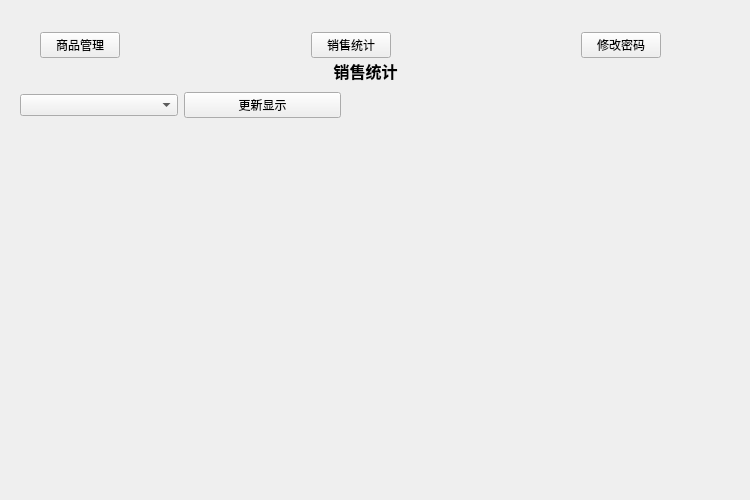
<?xml version="1.0" encoding="UTF-8"?>
<ui version="4.0">
 <class>Widget</class>
 <widget class="QWidget" name="Widget">
  <property name="geometry">
   <rect>
    <x>0</x>
    <y>0</y>
    <width>750</width>
    <height>500</height>
   </rect>
  </property>
  <property name="windowTitle">
   <string>数据管理系统</string>
  </property>
  <widget class="QStackedWidget" name="stackedWidget">
   <property name="geometry">
    <rect>
     <x>20</x>
     <y>60</y>
     <width>700</width>
     <height>410</height>
    </rect>
   </property>
   <property name="currentIndex">
    <number>1</number>
   </property>
   <widget class="QWidget" name="managePage">
    <widget class="QLabel" name="label">
     <property name="geometry">
      <rect>
       <x>20</x>
       <y>10</y>
       <width>651</width>
       <height>31</height>
      </rect>
     </property>
     <property name="font">
      <font>
       <pointsize>12</pointsize>
      </font>
     </property>
     <property name="frameShape">
      <enum>QFrame::StyledPanel</enum>
     </property>
     <property name="text">
      <string>商品管理</string>
     </property>
     <property name="alignment">
      <set>Qt::AlignCenter</set>
     </property>
    </widget>
    <widget class="QListWidget" name="dailyList">
     <property name="geometry">
      <rect>
       <x>410</x>
       <y>50</y>
       <width>281</width>
       <height>341</height>
      </rect>
     </property>
    </widget>
    <widget class="QToolBox" name="toolBox">
     <property name="geometry">
      <rect>
       <x>12</x>
       <y>52</y>
       <width>361</width>
       <height>341</height>
      </rect>
     </property>
     <property name="frameShape">
      <enum>QFrame::WinPanel</enum>
     </property>
     <property name="currentIndex">
      <number>0</number>
     </property>
     <widget class="QWidget" name="page">
      <property name="geometry">
       <rect>
        <x>0</x>
        <y>0</y>
        <width>357</width>
        <height>232</height>
       </rect>
      </property>
      <attribute name="label">
       <string>出售商品</string>
      </attribute>
      <widget class="QWidget" name="layoutWidget">
       <property name="geometry">
        <rect>
         <x>30</x>
         <y>190</y>
         <width>291</width>
         <height>31</height>
        </rect>
       </property>
       <layout class="QHBoxLayout" name="horizontalLayout_2">
        <item>
         <widget class="QPushButton" name="sellOkBtn">
          <property name="text">
           <string>确  定</string>
          </property>
         </widget>
        </item>
        <item>
         <spacer name="horizontalSpacer_3">
          <property name="orientation">
           <enum>Qt::Horizontal</enum>
          </property>
          <property name="sizeHint" stdset="0">
           <size>
            <width>40</width>
            <height>20</height>
           </size>
          </property>
         </spacer>
        </item>
        <item>
         <widget class="QPushButton" name="sellCancelBtn">
          <property name="text">
           <string>取  消</string>
          </property>
         </widget>
        </item>
       </layout>
      </widget>
      <widget class="QWidget" name="layoutWidget">
       <property name="geometry">
        <rect>
         <x>10</x>
         <y>10</y>
         <width>331</width>
         <height>168</height>
        </rect>
       </property>
       <layout class="QGridLayout" name="gridLayout">
        <item row="0" column="0">
         <widget class="QLabel" name="label_2">
          <property name="text">
           <string>类型：</string>
          </property>
          <property name="buddy">
           <cstring>sellTypeComboBox</cstring>
          </property>
         </widget>
        </item>
        <item row="0" column="1" colspan="3">
         <widget class="QComboBox" name="sellTypeComboBox"/>
        </item>
        <item row="1" column="0">
         <widget class="QLabel" name="label_3">
          <property name="text">
           <string>品牌：</string>
          </property>
          <property name="buddy">
           <cstring>sellBrandComboBox</cstring>
          </property>
         </widget>
        </item>
        <item row="1" column="1" colspan="3">
         <widget class="QComboBox" name="sellBrandComboBox"/>
        </item>
        <item row="2" column="0">
         <widget class="QLabel" name="label_4">
          <property name="text">
           <string>单价：</string>
          </property>
          <property name="buddy">
           <cstring>sellPriceLineEdit</cstring>
          </property>
         </widget>
        </item>
        <item row="2" column="1" colspan="2">
         <widget class="QLineEdit" name="sellPriceLineEdit"/>
        </item>
        <item row="2" column="3">
         <widget class="QLabel" name="label_8">
          <property name="text">
           <string>元</string>
          </property>
         </widget>
        </item>
        <item row="3" column="0">
         <widget class="QLabel" name="label_5">
          <property name="text">
           <string>数量：</string>
          </property>
          <property name="buddy">
           <cstring>sellNumSpinBox</cstring>
          </property>
         </widget>
        </item>
        <item row="3" column="1">
         <widget class="QSpinBox" name="sellNumSpinBox"/>
        </item>
        <item row="3" column="2" colspan="2">
         <widget class="QLabel" name="sellLastNumLabel">
          <property name="text">
           <string>剩余数量：000</string>
          </property>
         </widget>
        </item>
        <item row="4" column="0">
         <widget class="QLabel" name="label_6">
          <property name="text">
           <string>金额：</string>
          </property>
          <property name="buddy">
           <cstring>sellSumLineEdit</cstring>
          </property>
         </widget>
        </item>
        <item row="4" column="1" colspan="2">
         <widget class="QLineEdit" name="sellSumLineEdit"/>
        </item>
        <item row="4" column="3">
         <widget class="QLabel" name="label_9">
          <property name="text">
           <string>元</string>
          </property>
         </widget>
        </item>
       </layout>
      </widget>
     </widget>
     <widget class="QWidget" name="page_3">
      <property name="geometry">
       <rect>
        <x>0</x>
        <y>0</y>
        <width>100</width>
        <height>30</height>
       </rect>
      </property>
      <attribute name="label">
       <string>新商品入库</string>
      </attribute>
      <widget class="QWidget" name="layoutWidget">
       <property name="geometry">
        <rect>
         <x>20</x>
         <y>160</y>
         <width>281</width>
         <height>31</height>
        </rect>
       </property>
       <layout class="QGridLayout" name="gridLayout_3">
        <item row="0" column="0">
         <widget class="QPushButton" name="sellOkBtn_new">
          <property name="text">
           <string>确  定</string>
          </property>
         </widget>
        </item>
        <item row="0" column="1">
         <spacer name="horizontalSpacer_11">
          <property name="orientation">
           <enum>Qt::Horizontal</enum>
          </property>
          <property name="sizeHint" stdset="0">
           <size>
            <width>40</width>
            <height>20</height>
           </size>
          </property>
         </spacer>
        </item>
        <item row="0" column="2">
         <widget class="QPushButton" name="sellCancelBtn_new">
          <property name="text">
           <string>取  消</string>
          </property>
         </widget>
        </item>
       </layout>
      </widget>
      <widget class="QWidget" name="layoutWidget">
       <property name="geometry">
        <rect>
         <x>12</x>
         <y>12</y>
         <width>320</width>
         <height>132</height>
        </rect>
       </property>
       <layout class="QGridLayout" name="gridLayout_7">
        <item row="0" column="0">
         <widget class="QLabel" name="label_14">
          <property name="text">
           <string>增加类型：</string>
          </property>
          <property name="buddy">
           <cstring>sellTypeComboBox</cstring>
          </property>
         </widget>
        </item>
        <item row="0" column="1" colspan="2">
         <widget class="QLineEdit" name="sellTypeLineEdit_new"/>
        </item>
        <item row="0" column="3">
         <widget class="QLabel" name="incTipLabel_type">
          <property name="text">
           <string>*不能为空</string>
          </property>
         </widget>
        </item>
        <item row="1" column="0">
         <widget class="QLabel" name="label_15">
          <property name="text">
           <string>增加品牌：</string>
          </property>
          <property name="buddy">
           <cstring>sellBrandComboBox</cstring>
          </property>
         </widget>
        </item>
        <item row="1" column="1" colspan="2">
         <widget class="QLineEdit" name="sellbrandLineEdit_new"/>
        </item>
        <item row="1" column="3">
         <widget class="QLabel" name="incTipLabel_brand">
          <property name="text">
           <string>*不能为空</string>
          </property>
         </widget>
        </item>
        <item row="2" column="0">
         <widget class="QLabel" name="label_16">
          <property name="text">
           <string>单价：</string>
          </property>
          <property name="buddy">
           <cstring>sellPriceLineEdit</cstring>
          </property>
         </widget>
        </item>
        <item row="2" column="1" colspan="2">
         <widget class="QLineEdit" name="sellPriceLineEdit_new"/>
        </item>
        <item row="2" column="3">
         <widget class="QLabel" name="incTipLabel_price">
          <property name="text">
           <string>*不能为空</string>
          </property>
         </widget>
        </item>
        <item row="3" column="0">
         <widget class="QLabel" name="label_18">
          <property name="text">
           <string>数量：</string>
          </property>
          <property name="buddy">
           <cstring>sellNumSpinBox</cstring>
          </property>
         </widget>
        </item>
        <item row="3" column="1">
         <widget class="QSpinBox" name="sellNumSpinBox_new"/>
        </item>
        <item row="3" column="2" colspan="2">
         <spacer name="horizontalSpacer_6">
          <property name="orientation">
           <enum>Qt::Horizontal</enum>
          </property>
          <property name="sizeHint" stdset="0">
           <size>
            <width>161</width>
            <height>20</height>
           </size>
          </property>
         </spacer>
        </item>
       </layout>
      </widget>
     </widget>
     <widget class="QWidget" name="page_4">
      <property name="geometry">
       <rect>
        <x>0</x>
        <y>0</y>
        <width>100</width>
        <height>30</height>
       </rect>
      </property>
      <attribute name="label">
       <string>已有商品入库</string>
      </attribute>
      <widget class="QWidget" name="layoutWidget">
       <property name="geometry">
        <rect>
         <x>30</x>
         <y>170</y>
         <width>281</width>
         <height>31</height>
        </rect>
       </property>
       <layout class="QHBoxLayout" name="horizontalLayout_3">
        <item>
         <widget class="QPushButton" name="sellOkBtn_2">
          <property name="text">
           <string>确  定</string>
          </property>
         </widget>
        </item>
        <item>
         <spacer name="horizontalSpacer_4">
          <property name="orientation">
           <enum>Qt::Horizontal</enum>
          </property>
          <property name="sizeHint" stdset="0">
           <size>
            <width>40</width>
            <height>20</height>
           </size>
          </property>
         </spacer>
        </item>
        <item>
         <widget class="QPushButton" name="sellCancelBtn_2">
          <property name="text">
           <string>取  消</string>
          </property>
         </widget>
        </item>
       </layout>
      </widget>
      <widget class="QWidget" name="layoutWidget">
       <property name="geometry">
        <rect>
         <x>20</x>
         <y>10</y>
         <width>311</width>
         <height>141</height>
        </rect>
       </property>
       <layout class="QGridLayout" name="gridLayout_2">
        <item row="0" column="0">
         <widget class="QLabel" name="label_10">
          <property name="text">
           <string>类型：</string>
          </property>
          <property name="buddy">
           <cstring>sellTypeComboBox</cstring>
          </property>
         </widget>
        </item>
        <item row="0" column="1" colspan="3">
         <widget class="QComboBox" name="sellTypeComboBox_2"/>
        </item>
        <item row="1" column="0">
         <widget class="QLabel" name="label_11">
          <property name="text">
           <string>品牌：</string>
          </property>
          <property name="buddy">
           <cstring>sellBrandComboBox</cstring>
          </property>
         </widget>
        </item>
        <item row="1" column="1" colspan="3">
         <widget class="QComboBox" name="sellBrandComboBox_2"/>
        </item>
        <item row="2" column="0">
         <widget class="QLabel" name="label_12">
          <property name="text">
           <string>单价：</string>
          </property>
          <property name="buddy">
           <cstring>sellPriceLineEdit</cstring>
          </property>
         </widget>
        </item>
        <item row="2" column="1" colspan="2">
         <widget class="QLineEdit" name="sellPriceLineEdit_2"/>
        </item>
        <item row="2" column="3">
         <widget class="QLabel" name="label_13">
          <property name="text">
           <string>元</string>
          </property>
         </widget>
        </item>
        <item row="3" column="0">
         <widget class="QLabel" name="label_7">
          <property name="text">
           <string>数量：</string>
          </property>
          <property name="buddy">
           <cstring>sellNumSpinBox</cstring>
          </property>
         </widget>
        </item>
        <item row="3" column="1">
         <widget class="QSpinBox" name="sellNumSpinBox_2"/>
        </item>
        <item row="3" column="2" colspan="2">
         <spacer name="horizontalSpacer_5">
          <property name="orientation">
           <enum>Qt::Horizontal</enum>
          </property>
          <property name="sizeHint" stdset="0">
           <size>
            <width>107</width>
            <height>20</height>
           </size>
          </property>
         </spacer>
        </item>
       </layout>
      </widget>
     </widget>
    </widget>
   </widget>
   <widget class="QWidget" name="chartPage">
    <widget class="QLabel" name="label_17">
     <property name="geometry">
      <rect>
       <x>10</x>
       <y>0</y>
       <width>671</width>
       <height>21</height>
      </rect>
     </property>
     <property name="font">
      <font>
       <pointsize>12</pointsize>
       <bold>true</bold>
      </font>
     </property>
     <property name="text">
      <string>销售统计</string>
     </property>
     <property name="alignment">
      <set>Qt::AlignCenter</set>
     </property>
    </widget>
    <widget class="QWidget" name="">
     <property name="geometry">
      <rect>
       <x>0</x>
       <y>30</y>
       <width>321</width>
       <height>31</height>
      </rect>
     </property>
     <layout class="QHBoxLayout" name="horizontalLayout_4">
      <item>
       <widget class="QComboBox" name="typeComboBox"/>
      </item>
      <item>
       <widget class="QPushButton" name="updateBtn">
        <property name="text">
         <string>更新显示</string>
        </property>
       </widget>
      </item>
     </layout>
    </widget>
   </widget>
  </widget>
  <widget class="QWidget" name="layoutWidget">
   <property name="geometry">
    <rect>
     <x>40</x>
     <y>30</y>
     <width>621</width>
     <height>31</height>
    </rect>
   </property>
   <layout class="QHBoxLayout" name="horizontalLayout">
    <item>
     <widget class="QPushButton" name="manageBtn">
      <property name="text">
       <string>商品管理</string>
      </property>
     </widget>
    </item>
    <item>
     <spacer name="horizontalSpacer">
      <property name="orientation">
       <enum>Qt::Horizontal</enum>
      </property>
      <property name="sizeHint" stdset="0">
       <size>
        <width>40</width>
        <height>20</height>
       </size>
      </property>
     </spacer>
    </item>
    <item>
     <widget class="QPushButton" name="chartBtn">
      <property name="text">
       <string>销售统计</string>
      </property>
     </widget>
    </item>
    <item>
     <spacer name="horizontalSpacer_2">
      <property name="orientation">
       <enum>Qt::Horizontal</enum>
      </property>
      <property name="sizeHint" stdset="0">
       <size>
        <width>40</width>
        <height>20</height>
       </size>
      </property>
     </spacer>
    </item>
    <item>
     <widget class="QPushButton" name="passwordBtn">
      <property name="text">
       <string>修改密码</string>
      </property>
     </widget>
    </item>
   </layout>
  </widget>
 </widget>
 <resources/>
 <connections/>
</ui>
